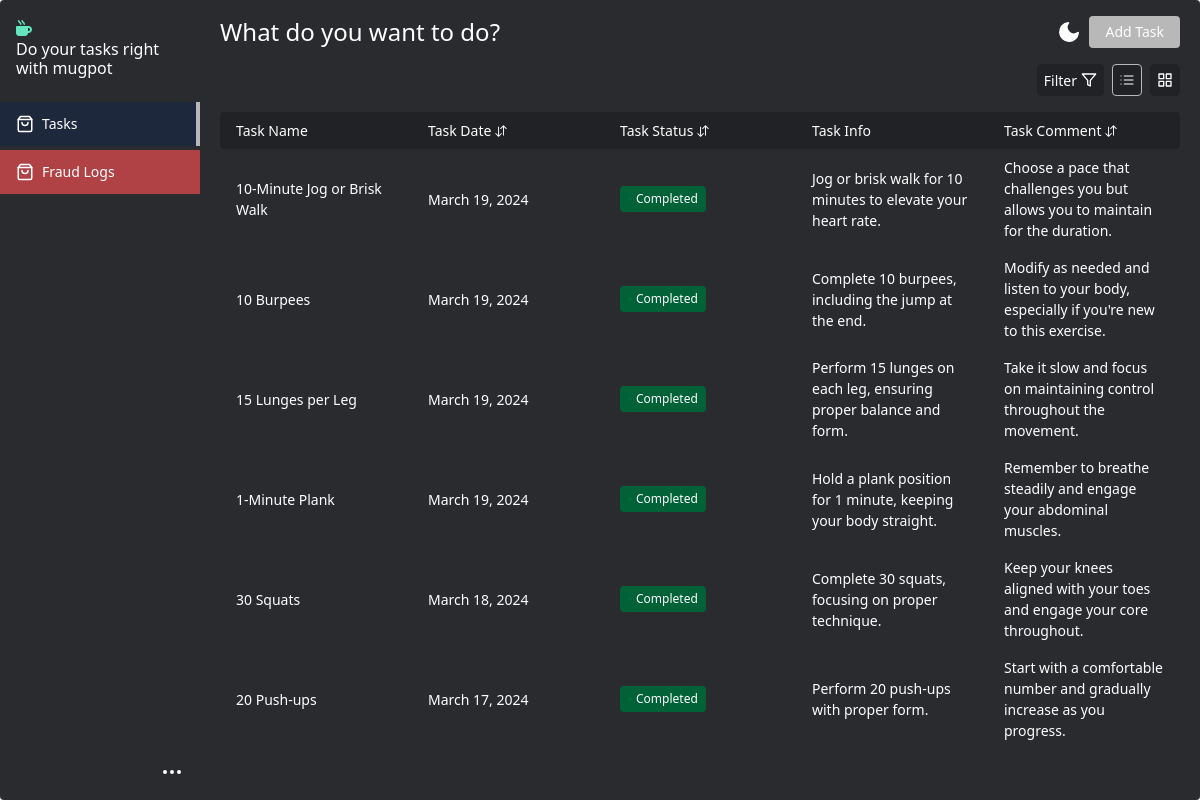
The app's page /, older data.
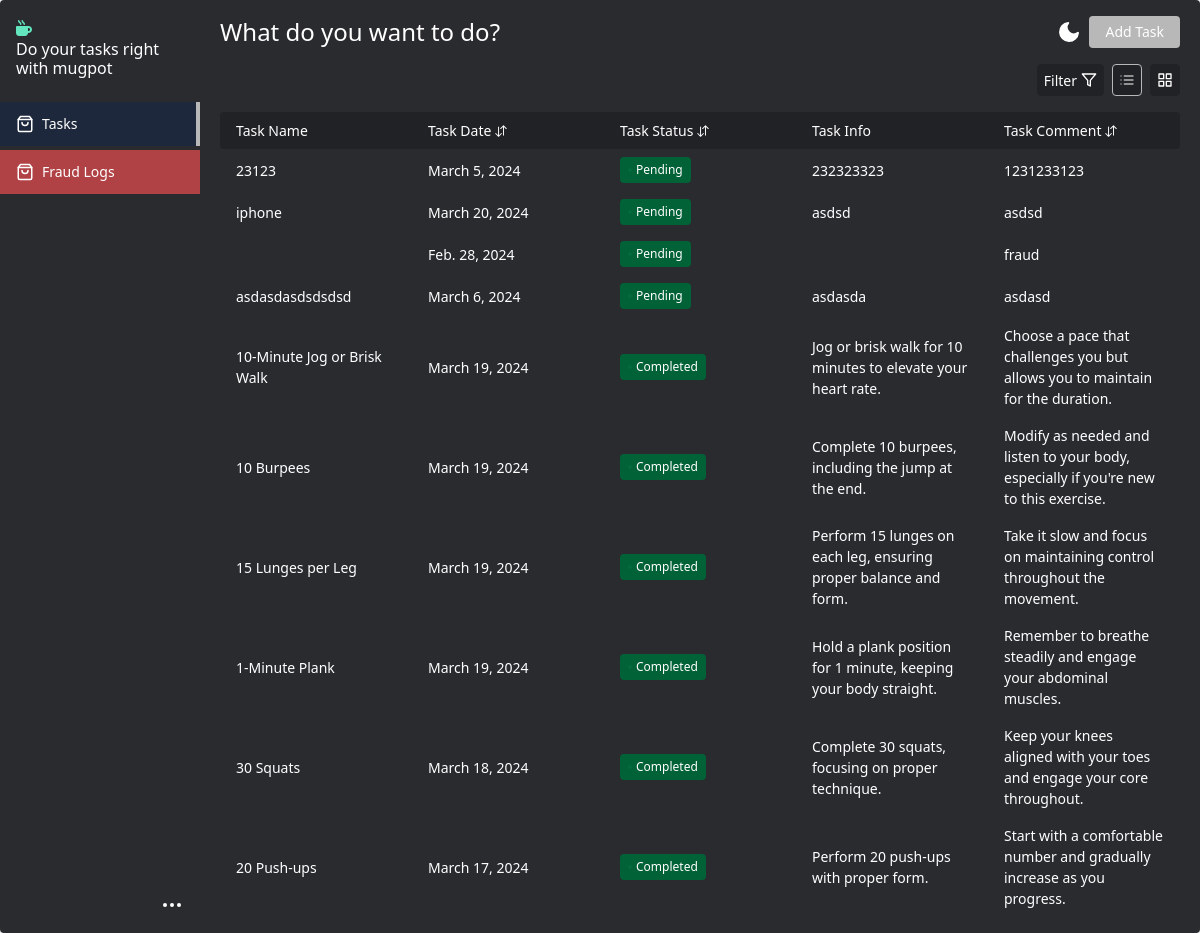
The same page, newer data.
### app/models.py (models this page shows, shortened)
class Task(models.Model):
    TASK_STATUS_CHOICES = [
        ('Pending', 'Pending'),
        ('Completed', 'Completed'),
        ('In Progress', 'In Progress'),
    ]
    task_name = models.CharField(max_length=100)
    task_date = models.DateField()
    task_status = models.CharField(max_length=20, choices=TASK_STATUS_CHOICES, default='Pending')
    task_info = models.TextField()
    task_comment = models.TextField(blank=True, null=True)
    order = models.IntegerField(default=0)  # New field to store the order

### app/views.py (the view)
# urls.py: path("", views.index, name="app-index")
def index(request):
    if request.method == 'POST':
        task_data = {
            'task_name': request.POST['task_name'],
            'task_date': request.POST['task_date'],
            'task_status': request.POST['task_status'],
            'task_info': request.POST['task_info'],
            'task_comment': request.POST.get('task_comment', '')  # Use get() to avoid KeyError if task_comment is not in the form
        }
        if detect_fraud(task_data):
            log_fraud("Fraudulent activity detected in form submission.")
            return HttpResponse("Fraudulent activity detected and logged.")
        else:
            task = Task(**task_data)
            task.save()  # Save the task object to the database
            return redirect('app-index')  # Redirect to the task change page in Django admin
    else:
        tasks = Task.objects.all()
        user = request.user
        return render(request, 'index.html', {'tasks': tasks, 'user': user})

### core/templates/index.html (shortened to what the changed rows need)
{% load static %}
<!DOCTYPE html>
<html lang="en">
<head>
    <link rel="stylesheet" type="text/css" href="{% static 'style.css' %}">
    <link href="https://cdn.jsdelivr.net/npm/bootstrap@5.3.3/dist/css/bootstrap.min.css" rel="stylesheet">
<link href="https://cdn.jsdelivr.net/npm/simple-datatables@latest/dist/style.css" rel="stylesheet" type="text/css">
</head>
<body>
    <div class="app-container">
        <div class="app-content">
          <div class="app-content-header">
            <h1 class="app-content-headerText">What do you want to do?</h1>
          </div>
          <div class="products-area-wrapper tableView">
            <div class="products-container"  id="products-container">
              {% for task in tasks reversed %}
              <div class="products-row" draggable="true" data-task-id="{{ task.id }}">
                  <div class="product-cell image">
                      <span>{{ task.task_name }}</span>
                  </div>
                  <div class="product-cell category">{{ task.task_date }}</div>
                  <div class="product-cell status-cell">
                      <span class="status active">{{ task.task_status }}</span>
                  </div>
                  <div class="product-cell sales">{{ task.task_info }}</div>
                  {% if task.task_comment %}
                  <div class="product-cell stock">{{ task.task_comment }}</div>
                  {% endif %}
              </div>
              {% endfor %}
          </div>
          </div>
          </div>
        </div>
</body>
</html>

Row changes from the older to the newer data that the page shows:
added Task: task_name "23123", task_date "March 5, 2024", task_status "Pending", task_info "232323323", task_comment "1231233123"
added Task: task_name "iphone", task_date "March 20, 2024", task_status "Pending", task_info "asdsd", task_comment "asdsd"
added Task: task_date "Feb. 28, 2024", task_status "Pending", task_comment "fraud"
added Task: task_name "asdasdasdsdsdsd", task_date "March 6, 2024", task_status "Pending", task_info "asdasda", task_comment "asdasd"
